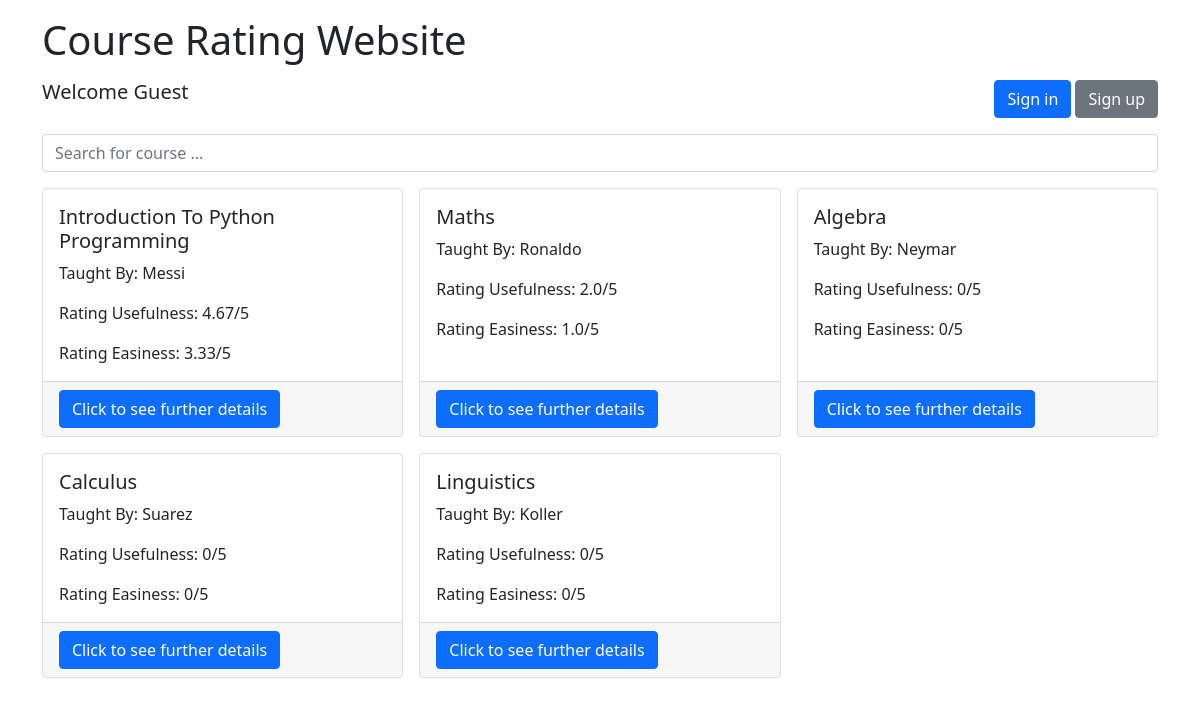
The page / on the database its author committed.
### reviewer/models.py (models this page shows, shortened)
class CourseItem(models.Model):
    course_id = models.AutoField(primary_key=True)
    name = models.CharField(max_length=100)
    teacher = models.CharField(max_length=100)
    avg_usefulness_rating = models.FloatField(default=0)
    avg_easiness_rating = models.FloatField(default=0)
    def update_rating(self):
        ratings = Rating.objects.filter(course_item=self)
        usefulness_sum = 0
        easiness_sum = 0
        for rating in ratings:
            usefulness_sum += rating.rating_usefulness
            easiness_sum += rating.rating_easiness
        if len(ratings) == 0:
            self.avg_usefulness_rating = 0
            self.avg_easiness_rating = 0
        else:
            self.avg_usefulness_rating = usefulness_sum / len(ratings)
            self.avg_easiness_rating = easiness_sum / len(ratings)
        self.save()

### reviewer/views.py (the view)
# urls.py: path('', views.course_list, name='course_list'),
def course_list(request):
    if request.method == 'GET':
        courses = CourseItem.objects.all()
        for course in courses:
            course.update_rating()
            course.avg_usefulness_rating = round(course.avg_usefulness_rating, 2)
            course.avg_easiness_rating = round(course.avg_easiness_rating, 2)
        context = {'courses': courses}
    return render(request, 'reviewer/homepage.html', context)

### reviewer/templates/reviewer/homepage.html (shortened to what this page needs)
{% load static %}
<!DOCTYPE html>
<html lang="en">
    <head>
        <link href="https://cdn.jsdelivr.net/npm/bootstrap@5.1.3/dist/css/bootstrap.min.css" rel="stylesheet">
    </head>
    <body>
        <div class="container my-3">
            <div class="header my-3">
                <h1>Course Rating Website</h1>
            </div>
            <div class="row my-3 justify-content-between">
                <div class="col-auto">
                    {% if not user.is_authenticated %}
                        <h5>Welcome Guest</h5>
                    {% else %}
                        {% comment %} <p>Welcome <strong>{{ request.user.username }}<strong></p> {% endcomment %}
                        <h5>Welcome {{ request.user.full_name }}</h5>
                    {% endif %}
                </div>
                <div class="col-auto">
                    {% if not user.is_authenticated %}
                        <button type="button" class="btn btn-primary" data-bs-toggle="modal" data-bs-target="#signInModal">Sign in</button>
                        <button type="button" class="btn btn-secondary" data-bs-toggle="modal" data-bs-target="#signUpModal">Sign up</button>
                    {% else %}
                        <button type="button" class="btn btn-primary" data-bs-toggle="modal" data-bs-target="#logoutModal"> Logout </button>
                    {% endif %}
                </div>
            </div>
            <div class="search-bar row my-3">
                <div class="col-12">
                    <input type="search" id="searchInput" class="form-control" placeholder="Search for course ...">
                </div>
            </div>
            <div class="row row-cols-3 row-cols-md-3 g-3">
                {% for course in courses %}
                    <div class="col" data-course-name="{{ course.name | lower }}">
                        <div class="card h-100">
                            <div class="card-body">
                                <h5 class="card-title">{{ course.name }}</h5>
                                <p class="card-text">Taught By: {{ course.teacher }}</p>
                                <p class="card-text">Rating Usefulness: {{ course.avg_usefulness_rating }}/5</p>
                                <p class="card-text">Rating Easiness: {{ course.avg_easiness_rating }}/5</p>
                            </div>
                            <div class="card-footer">
                                <a href="{% url 'course_detail' course_id=course.course_id %}" class="btn btn-primary">Click to see further details</a>
                            </div>
                        </div>
                    </div>
                {% endfor %}
            </div>
        </div>
    </body>
</html>

### rows shown on the page
CourseItem: name "Introduction To Python Programming", teacher "Messi", avg_usefulness_rating "4.67", avg_easiness_rating "3.33"
CourseItem: name "Maths", teacher "Ronaldo", avg_usefulness_rating "2.0", avg_easiness_rating "1.0"
CourseItem: name "Algebra", teacher "Neymar", avg_usefulness_rating "0", avg_easiness_rating "0"
CourseItem: name "Calculus", teacher "Suarez", avg_usefulness_rating "0", avg_easiness_rating "0"
CourseItem: name "Linguistics", teacher "Koller", avg_usefulness_rating "0", avg_easiness_rating "0"
